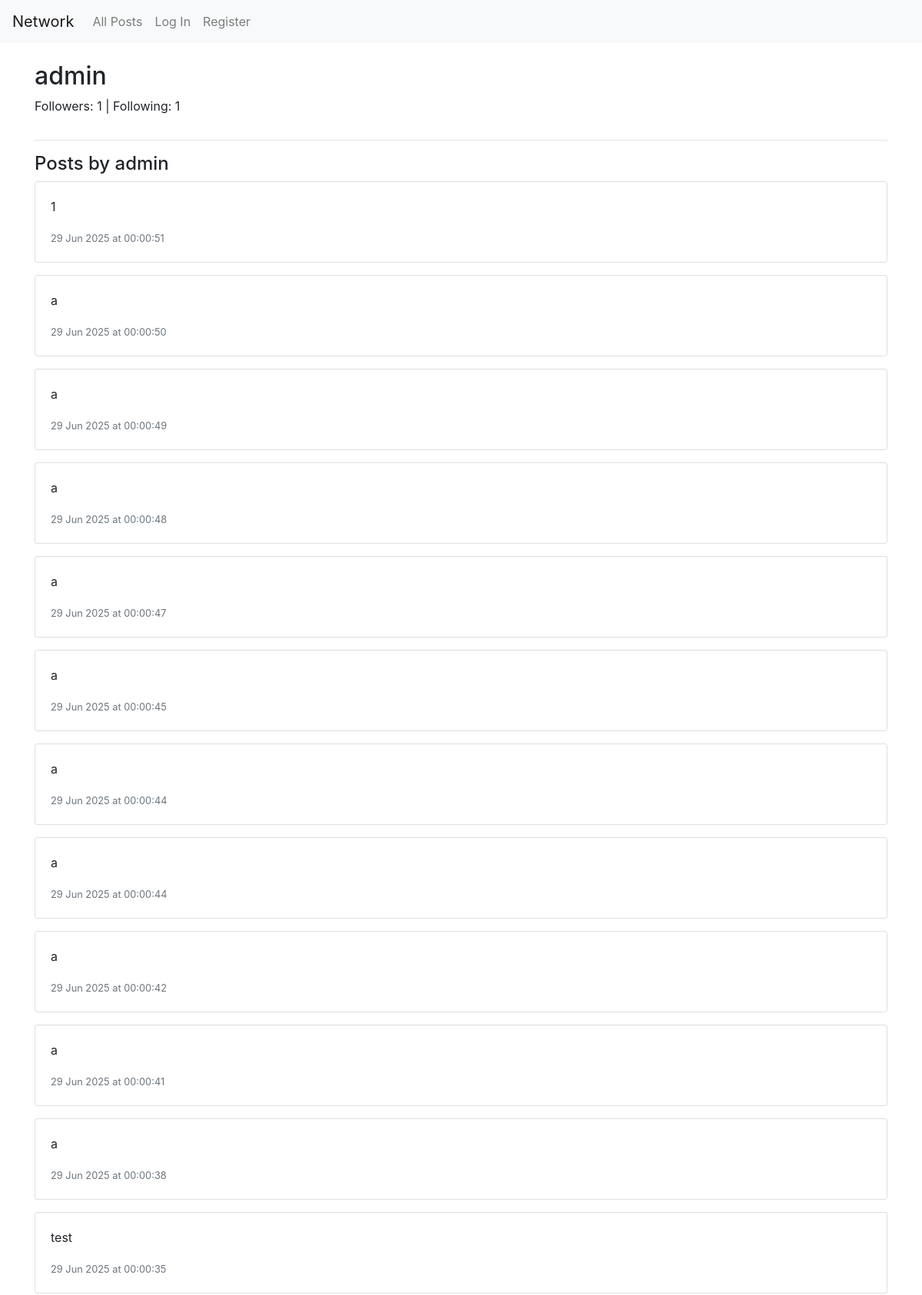
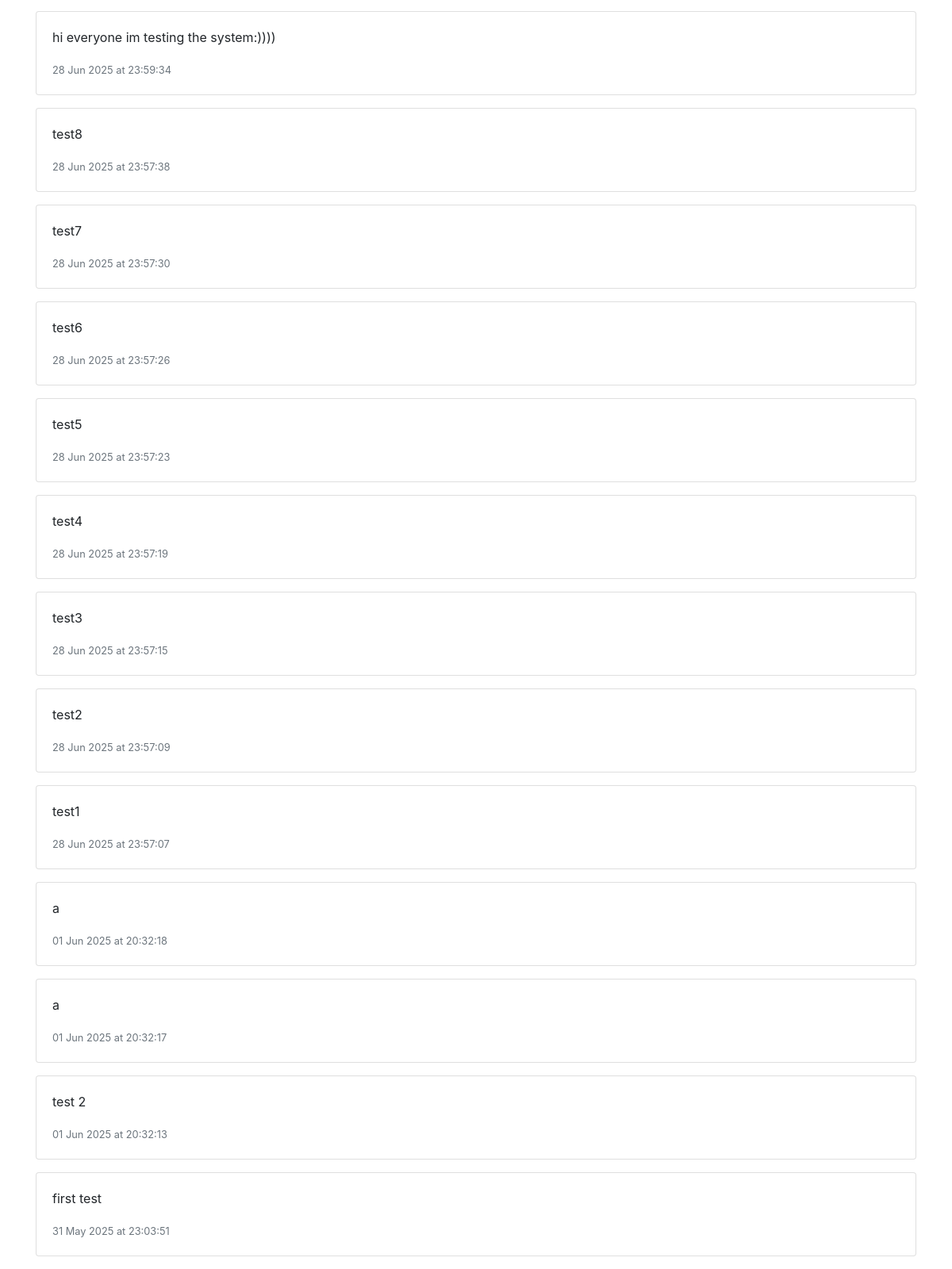
/profile/admin, run on the app's committed database (2 pictures, top to bottom).
### network/models.py (models this page shows, shortened)
class User(AbstractUser):
    pass

class Post(models.Model):
    user = models.ForeignKey(User, on_delete=models.CASCADE, related_name="posts")
    content = models.TextField()
    timestamp = models.DateTimeField(auto_now_add=True)
    def formatted_timestamp(self):
        return self.timestamp.strftime("%d %b %Y at %H:%M:%S")

### network/views.py (the view, shortened to what this page needs)
# urls.py: path("profile/<str:username>", views.profile, name="profile"),
def profile(request, username):
    try:
        profile_user = User.objects.get(username=username)
    except User.DoesNotExist:
        return render(request, "network/profile.html", {"error": "User not found"})
    posts = Post.objects.filter(user=profile_user).order_by('-timestamp')
    followers_count = profile_user.followers.count()
    following_count = profile_user.following.count()
    is_following = False
    if request.user.is_authenticated:
        is_following = Follow.objects.filter(follower=request.user, following=profile_user).exists()
    return render(request, "network/profile.html", {
        "profile_user": profile_user,
        "posts": posts,
        "followers_count": followers_count,
        "following_count": following_count,
        "is_following": is_following,
    })

### network/templates/network/profile.html (shortened to what this page needs)
{% extends "network/layout.html" %}
{% block body %}
    <div class="container mt-4">
        {% if error %}
            <div class="alert alert-danger">{{ error }}</div>
        {% else %}
            <div class="row">
                <div class="col-md-8">
                    <h2>{{ profile_user.username }}</h2>
                    <p>Followers: {{ followers_count }} | Following: {{ following_count }}</p>
                </div>
            </div>
            <hr>
            <h4>Posts by {{ profile_user.username }}</h4>
            {% for post in posts %}
                <div class="card mb-3">
                    <div class="card-body">
                        <p class="card-text">{{ post.content }}</p>
                        <small class="text-muted">{{ post.formatted_timestamp }}</small>
                    </div>
                </div>
            {% empty %}
                <p>No posts yet.</p>
            {% endfor %}
        {% endif %}
    </div>
{% endblock %}

### data on the page
User: username "admin"
Post: content "1", formatted_timestamp "29 Jun 2025 at 00:00:51"
Post: content "a", formatted_timestamp "29 Jun 2025 at 00:00:50"
Post: content "a", formatted_timestamp "29 Jun 2025 at 00:00:49"
Post: content "a", formatted_timestamp "29 Jun 2025 at 00:00:48"
Post: content "a", formatted_timestamp "29 Jun 2025 at 00:00:47"
Post: content "a", formatted_timestamp "29 Jun 2025 at 00:00:45"
Post: content "a", formatted_timestamp "29 Jun 2025 at 00:00:44"
Post: content "a", formatted_timestamp "29 Jun 2025 at 00:00:44"
Post: content "a", formatted_timestamp "29 Jun 2025 at 00:00:42"
Post: content "a", formatted_timestamp "29 Jun 2025 at 00:00:41"
Post: content "a", formatted_timestamp "29 Jun 2025 at 00:00:38"
Post: content "test", formatted_timestamp "29 Jun 2025 at 00:00:35"
Post: content "hi everyone im testing the system:))))", formatted_timestamp "28 Jun 2025 at 23:59:34"
Post: content "test8", formatted_timestamp "28 Jun 2025 at 23:57:38"
Post: content "test7", formatted_timestamp "28 Jun 2025 at 23:57:30"
Post: content "test6", formatted_timestamp "28 Jun 2025 at 23:57:26"
Post: content "test5", formatted_timestamp "28 Jun 2025 at 23:57:23"
Post: content "test4", formatted_timestamp "28 Jun 2025 at 23:57:19"
Post: content "test3", formatted_timestamp "28 Jun 2025 at 23:57:15"
Post: content "test2", formatted_timestamp "28 Jun 2025 at 23:57:09"
Post: content "test1", formatted_timestamp "28 Jun 2025 at 23:57:07"
Post: content "a", formatted_timestamp "01 Jun 2025 at 20:32:18"
Post: content "a", formatted_timestamp "01 Jun 2025 at 20:32:17"
Post: content "test 2", formatted_timestamp "01 Jun 2025 at 20:32:13"
Post: content "first test", formatted_timestamp "31 May 2025 at 23:03:51"

### other printed values
{{ followers_count }} "1"
{{ following_count }} "1"
